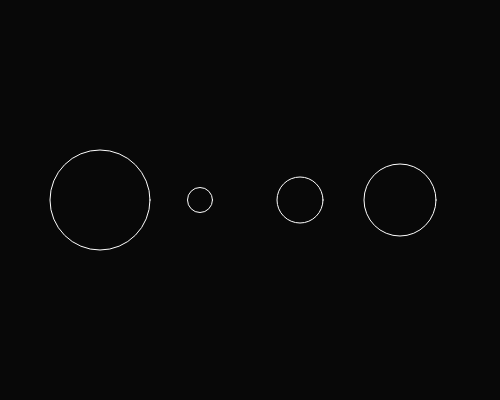
Frame 1 (no input)
Frame 60 (no input): identical to frame 1, image omitted
Frame 120 (the mouse pressed at the canvas centre since frame 60): identical to frame 1, image omitted

The p5.js sketch that drew this single still picture (run headless with seeded random() and noise() and a simulated clock; from frame 60 on, the mouse is pressed at the canvas centre):

// p5.js sketch
// ── sketch.js
var nums = [100, 25, 46, 72];

var num = 23;


function setup() {
  createCanvas(500, 400);
  
}

function draw() {
  background(8);
  
  for (var i = 0; i < 4; i++) {
    stroke(255);
    noFill();
    ellipse(i * 100 + 100, 200, nums[i], nums[i]);
    
  }
 // ellipse(100, 200, num, num);
  
  //ellipse(200, 200, nums[2], nums[2]);
}
